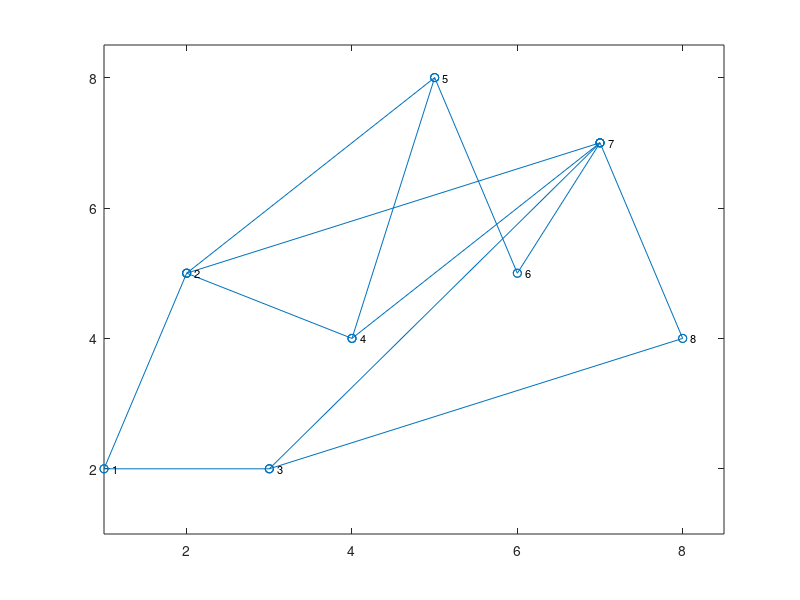

Recreate this plot in MATLAB.
clc,clear
x0=[1:8];y0=[2,5,2,4,8,5,7,4];
a=zeros(8);
a(1,[2,3])=1;a(2,[4,5,7])=1;
a(3,[7,8])=1;a(4,[5,7])=1;
a(5,6)=1;a(6,7)=1;a(7,8)=1;
coordinate=[x0',y0'];
gplot(a,coordinate,'o-')
name=cellstr(num2str((1:8)'))
text(x0+0.1,y0,name,'FontSize',8,'color','k')
xlim([1,8.5]),ylim([1,8.5])